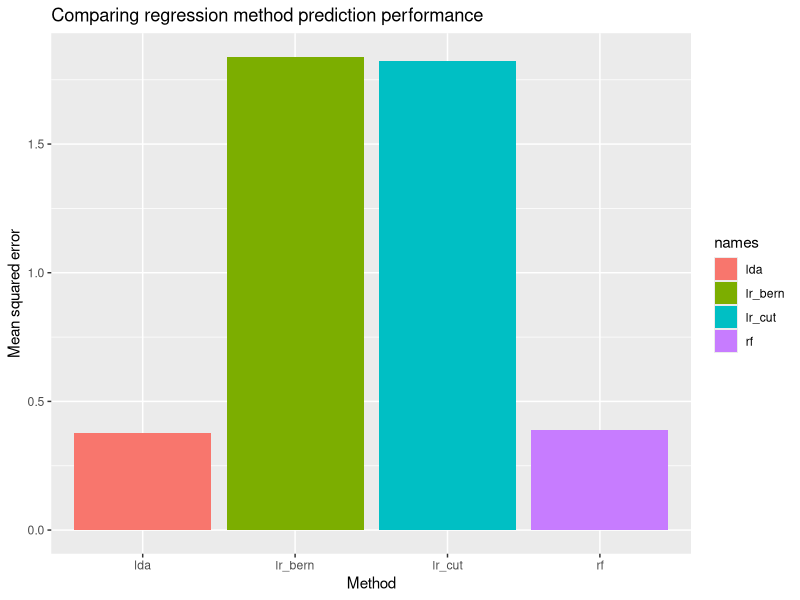
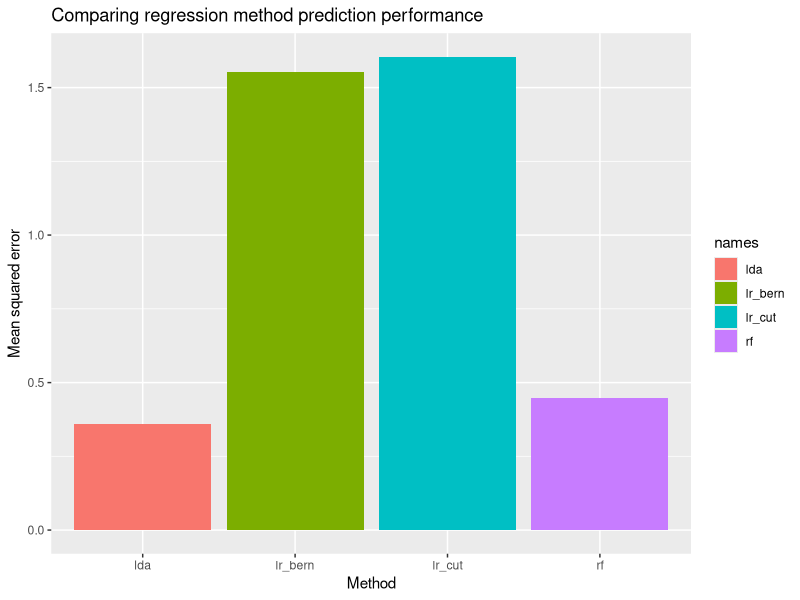

Reproduce these figures in R, in order.
## ---- chunk 1
set.seed(2010)
## ---- chunk 2
library(ggplot2)
library(randomForest)
library(MASS)
library(tidyverse)
library(utils)


cardio <- read.csv("cardiovascular_treatment.csv") %>% 
  mutate(severity = as.factor(severity),
         gender   = as.factor(gender),
         dose     = as.factor(dose),
         response = as.factor(response))
## ---- chunk 3
#MSE function
mse <- function(y_true, y_pred) mean((y_true - y_pred)^2)

myCV <- function(k = 5, data = cardio){
   mse_mat <- matrix(NA,  ncol = k, nrow = 4)
  
  split <- c(rep(1:k, floor(nrow(data)/k)), 1:(nrow(data)%%k))
  split_shuff <- sample(split, length(split) )
  #adding column to randomly split the data set
  data$split <- split_shuff
  for(i in 1:k){
    #splitting the data set for each k into train and test
    data_train <- data[which(data$split != i),]
    data_test <- data[which(data$split == i),]
  #fitting the different models
    #logistic regression
    lr <- glm(response~ ., data = data_train, family= "binomial")
    
    #lda
    lda <- lda(response~. , data = data_train)
    
    #random forest
    rf <- randomForest(response ~., data = data_train)
      
    model_list <- list(lr, lda, rf)
    pred_list <- list()
    pred_list[[1]] <- ifelse(predict(lr, newdata = data_test) < 0.5, 0,1)
    pred_list[[2]] <- rbernoulli(nrow(data_test),p=  predict(lr, newdata = data_test))
    pred_list[[3]] <- predict(lda, newdata = data_test)$class
    pred_list[[4]] <- predict(rf, newdata = data_test)
    for(j in 1:4){
     mse_mat[j,i] <- mse(as.numeric(data_test$response), as.numeric(pred_list[[j]]))
    } 
  }
  return(mse_mat)
}
mse_res <- myCV()
rownames(mse_res) <- c("lr_cut", "lr_bern", "lda", "rf")
  
rowMeans(mse_res)
## ---- chunk 4
results <- data.frame("names"= rownames(mse_res), "mse" = rowMeans(mse_res))
ggplot(results, aes(x = names, y = mse, fill= names))+
  geom_bar(stat ="identity")+
   labs(
    x     = "Method", 
    y     = "Mean squared error", 
    title = "Comparing regression method prediction performance")
## ---- chunk 5
set.seed(2110)

library(ggplot2)
library(randomForest)
library(MASS)
library(tidyverse)
library(utils)


cardio <- read.csv("cardiovascular_treatment.csv") %>% 
  mutate(severity = as.factor(severity),
         gender   = as.factor(gender),
         dose     = as.factor(dose),
         response = as.factor(response))

#MSE function
mse <- function(y_true, y_pred) mean((y_true - y_pred)^2)

myCV <- function(k = 5, data = cardio){
   mse_mat <- matrix(NA,  ncol = k, nrow = 4)
  
  split <- c(rep(1:k, floor(nrow(data)/k)), 1:(nrow(data)%%k))
  split_shuff <- sample(split, length(split) )
  #adding column to randomly split the data set
  data$split <- split_shuff
  for(i in 1:k){
    #splitting the data set for each k into train and test
    data_train <- data[which(data$split != i),]
    data_test <- data[which(data$split == i),]
  #fitting the different models
    #logistic regression
    lr <- glm(response~ ., data = data_train, family= "binomial")
    
    #lda
    lda <- lda(response~. , data = data_train)
    
    #random forest
    rf <- randomForest(response ~., data = data_train)
      
    model_list <- list(lr, lda, rf)
    pred_list <- list()
    pred_list[[1]] <- ifelse(predict(lr, newdata = data_test) < 0.5, 0,1)
    pred_list[[2]] <- rbernoulli(nrow(data_test),p=  predict(lr, newdata = data_test))
    pred_list[[3]] <- predict(lda, newdata = data_test)$class
    pred_list[[4]] <- predict(rf, newdata = data_test)
    for(j in 1:4){
     mse_mat[j,i] <- mse(as.numeric(data_test$response), as.numeric(pred_list[[j]]))
    } 
  }
  return(mse_mat)
}
mse_res <- myCV()
rownames(mse_res) <- c("lr_cut", "lr_bern", "lda", "rf")
  
print(rowMeans(mse_res))

results <- data.frame("names"= rownames(mse_res), "mse" = rowMeans(mse_res))
ggplot(results, aes(x = names, y = mse, fill= names))+
  geom_bar(stat ="identity")+
   labs(
    x     = "Method", 
    y     = "Mean squared error", 
    title = "Comparing regression method prediction performance")
## ---- chunk 6
sessionInfo()
